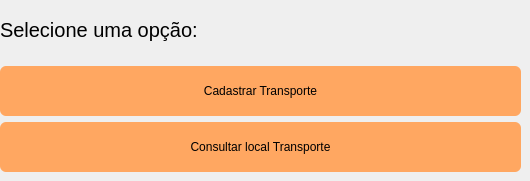
        <widget class="QWidget" name="page_11">
         <widget class="QWidget" name="verticalLayoutWidget_4">
          <property name="geometry">
           <rect>
            <x>0</x>
            <y>0</y>
            <width>521</width>
            <height>172</height>
           </rect>
          </property>
          <layout class="QVBoxLayout" name="verticalLayout_5">
           <item>
            <widget class="QLabel" name="label_15">
             <property name="styleSheet">
              <string notr="true">font-size:20px</string>
             </property>
             <property name="text">
              <string>Selecione uma opção:</string>
             </property>
            </widget>
           </item>
           <item>
            <widget class="QPushButton" name="pushButton_12">
             <property name="minimumSize">
              <size>
               <width>0</width>
               <height>50</height>
              </size>
             </property>
             <property name="styleSheet">
              <string notr="true">QPushButton {
    background-color: #FFA761;
    color: black;              
    border-radius: 6px;        
}

QPushButton:hover {
    background-color: #eb9021; 
}</string>
             </property>
             <property name="text">
              <string>Cadastrar Transporte</string>
             </property>
            </widget>
           </item>
           <item>
            <widget class="QPushButton" name="pushButton_13">
             <property name="minimumSize">
              <size>
               <width>100</width>
               <height>50</height>
              </size>
             </property>
             <property name="styleSheet">
              <string notr="true">QPushButton {
    background-color: #FFA761;
    color: black;              
    border-radius: 6px;        
}

QPushButton:hover {
    background-color: #eb9021; 
}</string>
             </property>
             <property name="text">
              <string>Consultar local Transporte</string>
             </property>
            </widget>
           </item>
          </layout>
         </widget>
        </widget>
